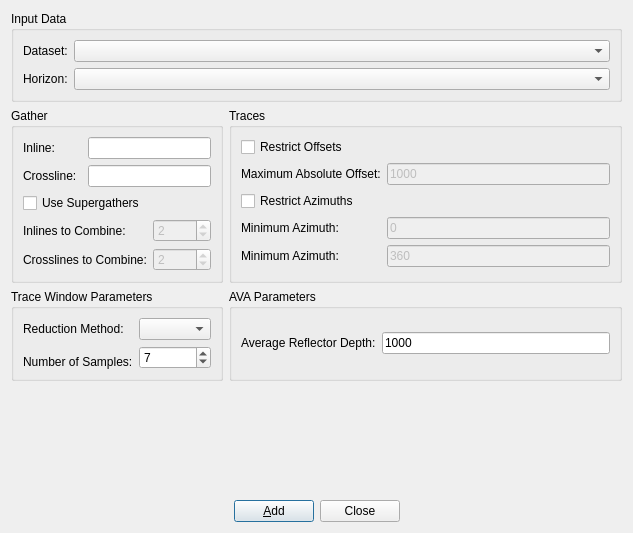
<?xml version="1.0" encoding="UTF-8"?>
<ui version="4.0">
 <class>AmplitudeCurveDataSelectionDialog</class>
 <widget class="QDialog" name="AmplitudeCurveDataSelectionDialog">
  <property name="geometry">
   <rect>
    <x>0</x>
    <y>0</y>
    <width>633</width>
    <height>533</height>
   </rect>
  </property>
  <property name="windowTitle">
   <string>Dialog</string>
  </property>
  <property name="windowIcon">
   <iconset resource="icons.qrc">
    <normaloff>:/icons/images/logo_fs_64x64.png</normaloff>:/icons/images/logo_fs_64x64.png</iconset>
  </property>
  <layout class="QVBoxLayout" name="verticalLayout">
   <item>
    <layout class="QGridLayout" name="gridLayout_5">
     <item row="0" column="0" colspan="2">
      <widget class="QGroupBox" name="groupBox_2">
       <property name="title">
        <string>Input Data</string>
       </property>
       <layout class="QVBoxLayout" name="verticalLayout_2">
        <item>
         <layout class="QGridLayout" name="gridLayout">
          <item row="0" column="0">
           <widget class="QLabel" name="label">
            <property name="text">
             <string>Dataset:</string>
            </property>
           </widget>
          </item>
          <item row="0" column="1">
           <widget class="QComboBox" name="cbDataset">
            <property name="sizePolicy">
             <sizepolicy hsizetype="Expanding" vsizetype="Fixed">
              <horstretch>0</horstretch>
              <verstretch>0</verstretch>
             </sizepolicy>
            </property>
           </widget>
          </item>
          <item row="1" column="0">
           <widget class="QLabel" name="label_2">
            <property name="text">
             <string>Horizon:</string>
            </property>
           </widget>
          </item>
          <item row="1" column="1">
           <widget class="QComboBox" name="cbHorizon">
            <property name="sizePolicy">
             <sizepolicy hsizetype="Expanding" vsizetype="Fixed">
              <horstretch>0</horstretch>
              <verstretch>0</verstretch>
             </sizepolicy>
            </property>
           </widget>
          </item>
         </layout>
        </item>
       </layout>
      </widget>
     </item>
     <item row="1" column="0">
      <widget class="QGroupBox" name="groupBox_3">
       <property name="title">
        <string>Gather</string>
       </property>
       <layout class="QGridLayout" name="gridLayout_3">
        <item row="0" column="0">
         <widget class="QLabel" name="label_3">
          <property name="text">
           <string>Inline:</string>
          </property>
         </widget>
        </item>
        <item row="0" column="1" colspan="2">
         <widget class="QLineEdit" name="leInline"/>
        </item>
        <item row="1" column="0">
         <widget class="QLabel" name="label_4">
          <property name="text">
           <string>Crossline:</string>
          </property>
         </widget>
        </item>
        <item row="1" column="1" colspan="2">
         <widget class="QLineEdit" name="leCrossline"/>
        </item>
        <item row="2" column="0" colspan="3">
         <widget class="QCheckBox" name="cbSuperGather">
          <property name="text">
           <string>Use Supergathers</string>
          </property>
         </widget>
        </item>
        <item row="3" column="0" colspan="2">
         <widget class="QLabel" name="label_8">
          <property name="text">
           <string>Inlines to Combine:</string>
          </property>
         </widget>
        </item>
        <item row="3" column="2">
         <widget class="QSpinBox" name="sbInlines">
          <property name="enabled">
           <bool>false</bool>
          </property>
          <property name="minimum">
           <number>1</number>
          </property>
          <property name="maximum">
           <number>9</number>
          </property>
          <property name="value">
           <number>2</number>
          </property>
         </widget>
        </item>
        <item row="4" column="0" colspan="2">
         <widget class="QLabel" name="label_9">
          <property name="text">
           <string>Crosslines to Combine:</string>
          </property>
         </widget>
        </item>
        <item row="4" column="2">
         <widget class="QSpinBox" name="sbCrosslines">
          <property name="enabled">
           <bool>false</bool>
          </property>
          <property name="minimum">
           <number>1</number>
          </property>
          <property name="maximum">
           <number>9</number>
          </property>
          <property name="value">
           <number>2</number>
          </property>
         </widget>
        </item>
       </layout>
      </widget>
     </item>
     <item row="1" column="1">
      <widget class="QGroupBox" name="groupBox_4">
       <property name="title">
        <string>Traces</string>
       </property>
       <layout class="QGridLayout" name="gridLayout_4">
        <item row="0" column="0" colspan="2">
         <widget class="QCheckBox" name="cbRestrictOffset">
          <property name="text">
           <string>Restrict Offsets</string>
          </property>
          <property name="checked">
           <bool>false</bool>
          </property>
         </widget>
        </item>
        <item row="1" column="0">
         <widget class="QLabel" name="label_7">
          <property name="text">
           <string>Maximum Absolute Offset:</string>
          </property>
         </widget>
        </item>
        <item row="1" column="1">
         <widget class="QLineEdit" name="leMaxOffset">
          <property name="enabled">
           <bool>false</bool>
          </property>
          <property name="text">
           <string>1000</string>
          </property>
         </widget>
        </item>
        <item row="2" column="0" colspan="2">
         <widget class="QCheckBox" name="cbRestrictAzimuth">
          <property name="text">
           <string>Restrict Azimuths</string>
          </property>
         </widget>
        </item>
        <item row="3" column="0">
         <widget class="QLabel" name="label_11">
          <property name="text">
           <string>Minimum Azimuth:</string>
          </property>
         </widget>
        </item>
        <item row="3" column="1">
         <widget class="QLineEdit" name="leMinAzimuth">
          <property name="enabled">
           <bool>false</bool>
          </property>
          <property name="text">
           <string>0</string>
          </property>
         </widget>
        </item>
        <item row="4" column="0">
         <widget class="QLabel" name="label_12">
          <property name="text">
           <string>Minimum Azimuth:</string>
          </property>
         </widget>
        </item>
        <item row="4" column="1">
         <widget class="QLineEdit" name="leMaxAzimuth">
          <property name="enabled">
           <bool>false</bool>
          </property>
          <property name="text">
           <string>360</string>
          </property>
         </widget>
        </item>
       </layout>
      </widget>
     </item>
     <item row="2" column="0">
      <widget class="QGroupBox" name="groupBox">
       <property name="title">
        <string>Trace Window Parameters</string>
       </property>
       <layout class="QGridLayout" name="gridLayout_2">
        <item row="0" column="0">
         <widget class="QLabel" name="label_5">
          <property name="text">
           <string>Reduction Method:</string>
          </property>
         </widget>
        </item>
        <item row="0" column="1">
         <widget class="QComboBox" name="cbMethod"/>
        </item>
        <item row="1" column="1" rowspan="2">
         <widget class="QSpinBox" name="sbSamples">
          <property name="minimum">
           <number>1</number>
          </property>
          <property name="maximum">
           <number>99</number>
          </property>
          <property name="singleStep">
           <number>2</number>
          </property>
          <property name="value">
           <number>7</number>
          </property>
         </widget>
        </item>
        <item row="2" column="0">
         <widget class="QLabel" name="label_6">
          <property name="text">
           <string>Number of Samples:</string>
          </property>
         </widget>
        </item>
       </layout>
      </widget>
     </item>
     <item row="2" column="1">
      <widget class="QGroupBox" name="groupBox_5">
       <property name="title">
        <string>AVA Parameters</string>
       </property>
       <layout class="QGridLayout" name="gridLayout_6">
        <item row="0" column="0">
         <widget class="QLabel" name="label_10">
          <property name="text">
           <string>Average Reflector Depth:</string>
          </property>
         </widget>
        </item>
        <item row="0" column="1">
         <widget class="QLineEdit" name="leDepth">
          <property name="text">
           <string>1000</string>
          </property>
         </widget>
        </item>
       </layout>
      </widget>
     </item>
    </layout>
   </item>
   <item>
    <spacer name="verticalSpacer">
     <property name="orientation">
      <enum>Qt::Vertical</enum>
     </property>
     <property name="sizeHint" stdset="0">
      <size>
       <width>20</width>
       <height>40</height>
      </size>
     </property>
    </spacer>
   </item>
   <item>
    <layout class="QHBoxLayout" name="horizontalLayout">
     <item>
      <spacer name="horizontalSpacer">
       <property name="orientation">
        <enum>Qt::Horizontal</enum>
       </property>
       <property name="sizeHint" stdset="0">
        <size>
         <width>40</width>
         <height>20</height>
        </size>
       </property>
      </spacer>
     </item>
     <item>
      <widget class="QPushButton" name="pbAdd">
       <property name="text">
        <string>&amp;Add</string>
       </property>
      </widget>
     </item>
     <item>
      <widget class="QPushButton" name="pbClose">
       <property name="text">
        <string>Close</string>
       </property>
      </widget>
     </item>
     <item>
      <spacer name="horizontalSpacer_2">
       <property name="orientation">
        <enum>Qt::Horizontal</enum>
       </property>
       <property name="sizeHint" stdset="0">
        <size>
         <width>40</width>
         <height>20</height>
        </size>
       </property>
      </spacer>
     </item>
    </layout>
   </item>
  </layout>
 </widget>
 <resources>
  <include location="icons.qrc"/>
 </resources>
 <connections>
  <connection>
   <sender>pbClose</sender>
   <signal>clicked()</signal>
   <receiver>AmplitudeCurveDataSelectionDialog</receiver>
   <slot>hide()</slot>
   <hints>
    <hint type="sourcelabel">
     <x>142</x>
     <y>183</y>
    </hint>
    <hint type="destinationlabel">
     <x>97</x>
     <y>102</y>
    </hint>
   </hints>
  </connection>
  <connection>
   <sender>cbRestrictOffset</sender>
   <signal>toggled(bool)</signal>
   <receiver>leMaxOffset</receiver>
   <slot>setEnabled(bool)</slot>
   <hints>
    <hint type="sourcelabel">
     <x>62</x>
     <y>159</y>
    </hint>
    <hint type="destinationlabel">
     <x>233</x>
     <y>190</y>
    </hint>
   </hints>
  </connection>
  <connection>
   <sender>cbSuperGather</sender>
   <signal>toggled(bool)</signal>
   <receiver>sbInlines</receiver>
   <slot>setEnabled(bool)</slot>
   <hints>
    <hint type="sourcelabel">
     <x>81</x>
     <y>131</y>
    </hint>
    <hint type="destinationlabel">
     <x>221</x>
     <y>159</y>
    </hint>
   </hints>
  </connection>
  <connection>
   <sender>cbSuperGather</sender>
   <signal>toggled(bool)</signal>
   <receiver>sbCrosslines</receiver>
   <slot>setEnabled(bool)</slot>
   <hints>
    <hint type="sourcelabel">
     <x>81</x>
     <y>131</y>
    </hint>
    <hint type="destinationlabel">
     <x>221</x>
     <y>188</y>
    </hint>
   </hints>
  </connection>
  <connection>
   <sender>cbRestrictAzimuth</sender>
   <signal>toggled(bool)</signal>
   <receiver>leMinAzimuth</receiver>
   <slot>setEnabled(bool)</slot>
   <hints>
    <hint type="sourcelabel">
     <x>449</x>
     <y>226</y>
    </hint>
    <hint type="destinationlabel">
     <x>540</x>
     <y>262</y>
    </hint>
   </hints>
  </connection>
  <connection>
   <sender>cbRestrictAzimuth</sender>
   <signal>toggled(bool)</signal>
   <receiver>leMaxAzimuth</receiver>
   <slot>setEnabled(bool)</slot>
   <hints>
    <hint type="sourcelabel">
     <x>449</x>
     <y>226</y>
    </hint>
    <hint type="destinationlabel">
     <x>540</x>
     <y>301</y>
    </hint>
   </hints>
  </connection>
 </connections>
</ui>
